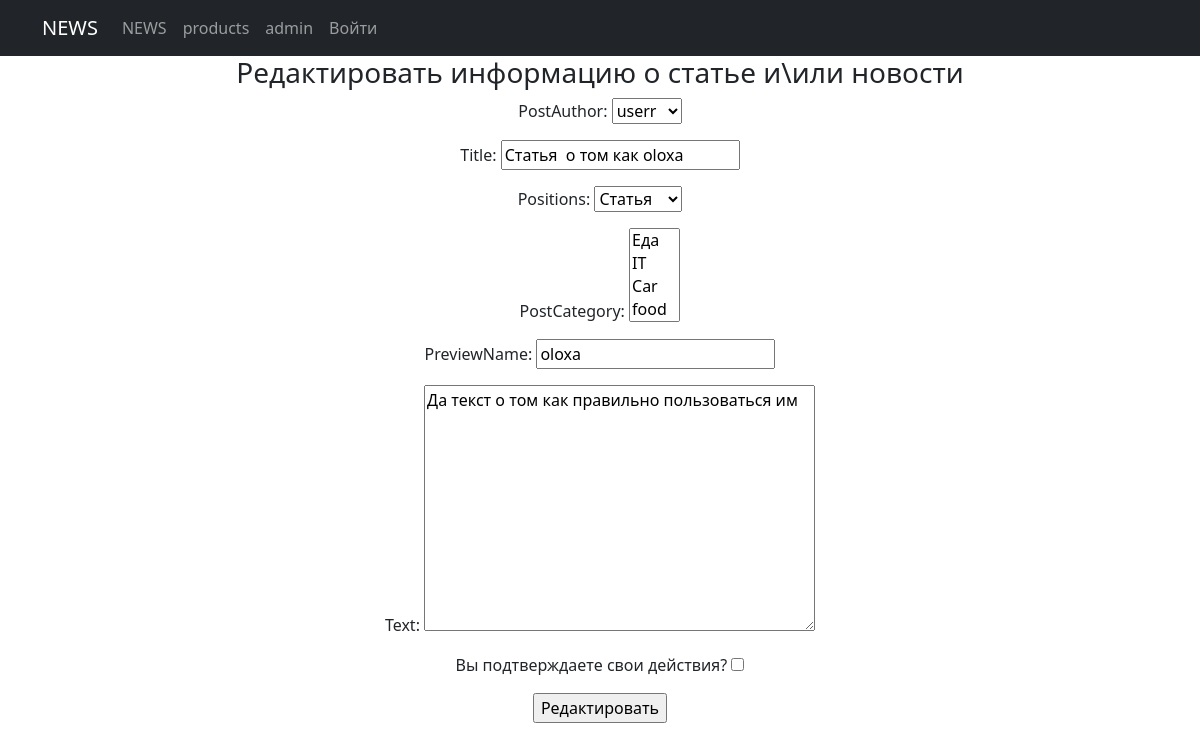
Page /news/15/edit/ on the earlier database version.
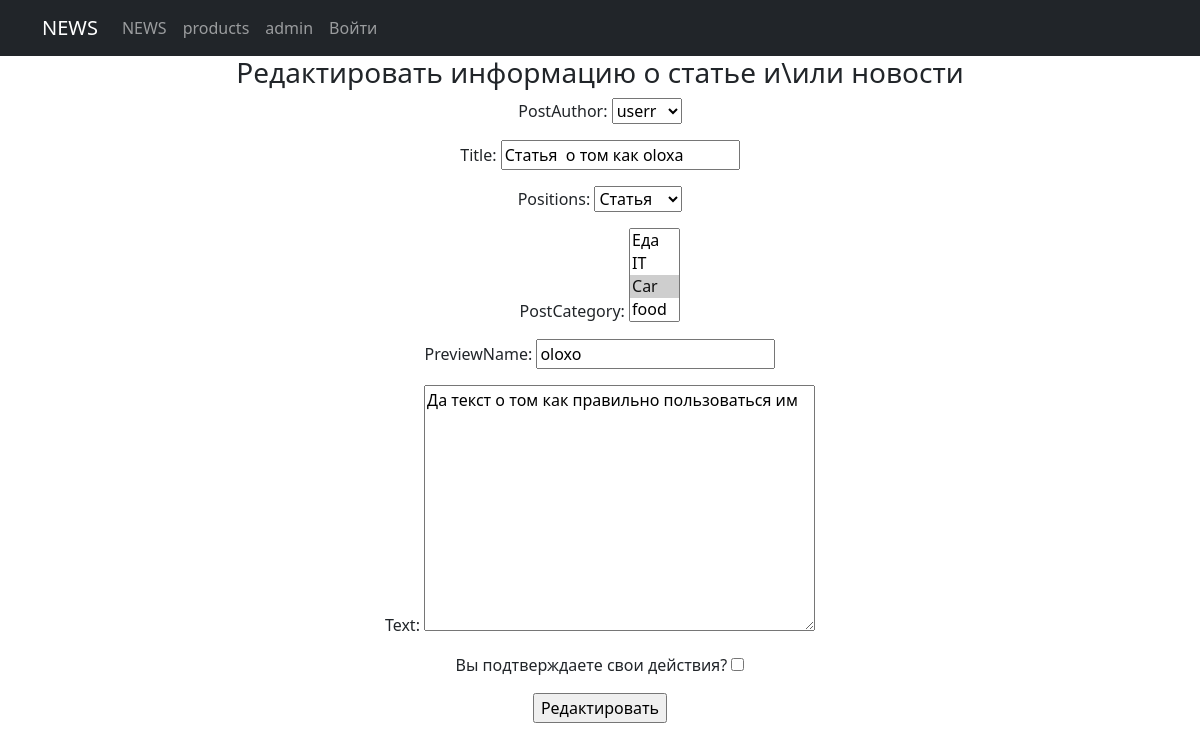
Same page on the later database version.
### news/models.py (models this page shows, shortened)
class Post(models.Model):
    PostAuthor = models.ForeignKey(Author, on_delete=models.CASCADE)
    PostNews = 'PN'
    PostArticle = 'PA'
    POSITIONS = [
        (PostArticle, 'Статья'),
        (PostNews, 'Новость'),
    ]
    title = models.CharField(max_length=50)
    positions = models.CharField(max_length=2, choices=POSITIONS, default=PostArticle)
    data = models.DateTimeField(auto_now_add=True)
    postCategory = models.ManyToManyField(Category, through='PostCategory')
    previewName = models.CharField(max_length=128)
    text = models.TextField()
    rating = models.SmallIntegerField(default=0)
    class Meta:
        verbose_name = 'Пост'
        verbose_name_plural = 'Посты'

### news/views.py (the view)
# urls.py: path('<int:pk>/edit/', newsUpdate.as_view(), name='news_update'),
class newsUpdate(UpdateView):
    template_name = 'news/news_update.html'
    form_class = NewsForm
    def get_object(self, **kwargs):
        id = self.kwargs.get('pk')
        return Post.objects.get(pk=id)

### news/forms.py
class NewsForm(ModelForm):
    check_box = BooleanField(label='Вы подтверждаете свои действия?')
    class Meta:
        model = Post
        fields = [
            'PostAuthor',
            'title',
            'positions',
            'postCategory',
            'previewName',
            'text',
            'check_box'
        ]

### news/models.py (called while the page is built)
    def __str__(self):
        return str(self.authorUser)

    def __str__(self):
        return self.category_name

### templates/news/news_update.html (shortened to what this page needs)
{% extends 'flatpages/default.html' %}
{% load custom_filters %}
{% block content %}
<h3>Редактировать информацию о статье и\или новости</h3>
        <form method="POST">
            <div> {{ form.as_p }} </div>
            <input type="submit" value="Редактировать">
        </form>
{% endblock content %}

Differences in the rows shown:
changed Post "userr": previewName "oloxa" → "oloxo"
Other differences:
form field postCategory: "Еда / IT / Car / food" → "Еда / IT / Car ☑ / food"
